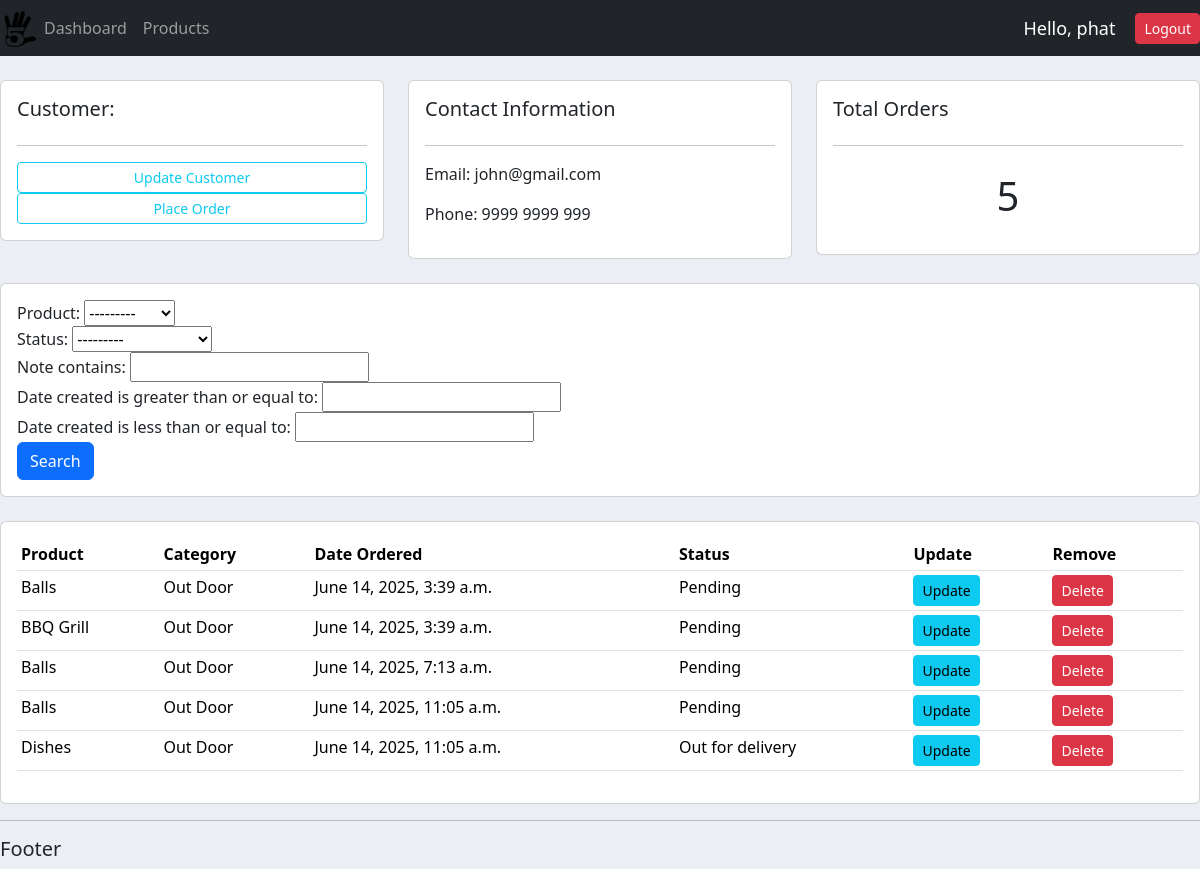
The app's page /customer/1/ (signed in) with its own data.
### accounts/models.py (models this page shows, shortened)
class Customer(models.Model):
    user = models.OneToOneField(User, null=True, blank=True, on_delete=models.CASCADE)
    name = models.CharField(max_length=200, null=True)
    phone = models.CharField(max_length=200, null=True)
    email = models.CharField(max_length=200, null=True)
    profile_pic = models.ImageField(default="profile.jpg", null=True, blank=True)
    date_created = models.DateTimeField(auto_now_add=True, null=True)

class Order(models.Model):
    STATUS = (
        ('Pending', 'Pending'),
        ('Out for delivery', 'Out for delivery'),
        ('Delivered', 'Delivered'),
    )
    customer = models.ForeignKey(Customer, null=True, on_delete= models.SET_NULL)
    product = models.ForeignKey(Product, null=True, on_delete= models.SET_NULL)
    date_created = models.DateTimeField(auto_now_add=True, null=True)
    status = models.CharField(max_length=200, null=True, choices=STATUS)
    note = models.CharField(max_length=1000, null=True)

class Product(models.Model):
    CATEGORY = (
        ('Indoor', 'Indoor'),
        ('Out Door', 'Out Door'),
    )
    name = models.CharField(max_length=200, null=True)
    price = models.FloatField(null=True)
    category = models.CharField(max_length=200, null=True, choices=CATEGORY)
    description = models.CharField(max_length=200, null=True, blank=True)
    date_created = models.DateTimeField(auto_now_add=True, null=True)
    tags = models.ManyToManyField(Tag)
    def __str__(self):
        return self.name

### accounts/decorators.py (the view)
        def wrapper_func(request, *args, **kwargs):
            group = None
            if request.user.groups.exists():
                group = request.user.groups.all()[0].name
            if group in allowed_roles:
                    return view_func(request, *args, **kwargs)
            else:
                return HttpResponse('You are not authorized to view this page')

### accounts/views.py (called while the page is built)
@login_required(login_url='login')
@allowed_user(allowed_roles=['admin'])
def customers(request, pk_test):
    customer = Customer.objects.get(id=pk_test)
    orders = customer.order_set.all()
    order_count = orders.count()
    myFilter = OrderFilter(request.GET, queryset=orders)
    orders = myFilter.qs
    context = {'customer': customer, 'orders': orders, 'order_count': order_count,
    'myFilter': myFilter}
    return render(request, 'accounts/customer.html', context)

### accounts/templates/accounts/customer.html
{% extends 'accounts/main.html'%}
{% block content %}
    <br>
    <div class="row">
        <div class="col-md">
            <div class="card card-body">
                <h5>Customer:</h5>
                <hr>
                <a href="" class="btn btn-outline-info btn-sm btn-block">
                    Update Customer
                </a>
                <a href="{% url 'create_order' customer.id %}" class="btn btn-outline-info btn-sm btn-block">
                    Place Order
                </a>
            </div>
        </div>
        <div class="col-md">
            <div class="card card-body">
                <h5>Contact Information</h5>
                <hr>
                <p>Email: {{customer.email}} </p>
                <p>Phone: {{customer.phone}}</p>
            </div>
        </div>
        <div class="col-md">
            <div class="card card-body">
                <h5>Total Orders</h5>
                <hr>
                <h1 style="text-align: center; padding: 10px">{{order_count}}</h1>
            </div>
        </div>
    </div>
    <br>
    <div class="row">
        <div class="col">
            <div class="card card-body">
                <form method="get">
                    <form action="get">
                        {{myFilter.form}}
                    <button class="btn btn-primary" type="submit">Search</button>
                </form>
            </div>
        </div>
    </div>
    <br>
    <div class="row">
        <div class="col-md">
            <div class="card card-body">
                <table class="table table-sm">
                    <tr>
                        <th>Product</th>
                        <th>Category</th>
                        <th>Date Ordered</th>
                        <th>Status</th>
                        <th>Update</th>
                        <th>Remove</th>
                    </tr>
                    {% for order in orders %}
                    <tr>
                        <td>{{order.product}}</td>
                        <td>{{order.product.category}}</td>
                        <td>{{order.date_created}}</td>
                        <td>{{order.status}}</td>
                        <td><a href="{% url 'update_order' order.id %}" class="btn btn-sm btn-info">Update</a></td>
                        <td><a href="{% url 'delete_order' order.id %}" class="btn btn-sm btn-danger">Delete</a></td>
                    </tr>
                    {% endfor %}
                </table>
            </div>
        </div>
    </div>
{% endblock %}

### accounts/templates/accounts/navbar.html (shortened to what this page needs)
{% load static %}
<nav class="navbar navbar-expand-lg navbar-dark bg-dark">
  <img src="{% static 'images/logo.png' %}" style="width: 3vw; min-width: 3px;" >
  <div class="collapse navbar-collapse" id="navbarSupportedContent">
    <ul class="navbar-nav mr-auto">
      {% if request.user.is_staff%}
      <li class="nav-item active">
        <a href="{% url 'home' %}" class="nav-link">Dashboard</a>
      </li>
      <li class="nav-item">
        <a href="{% url 'products' %}" class="nav-link">Products</a>
      </li>
      {% else %}
      <li class="nav-item">
        <a href="{% url 'account' %}" class="nav-link">Settings</a>
      </li>
      {% endif %}
    </ul>
  </div>
  <span class="hello-msg">Hello, {{request.user}}</span>
  <span><a class="btn btn-sm btn-danger" href="{% url 'logout' %}">Logout</a></span>
</nav>

### static/css/main.css (style rules this page uses)
body { background-color: #ebeff5; }

### accounts/templates/accounts/navbar.html (style rules this page uses)
.hello-msg { font-size: 18px; color: #fff; margin-right: 20px; }

### records on screen
Customer: email "john@gmail.com", phone "9999 9999 999"
Order: product "Balls", product.category "Out Door", date_created "June 14, 2025, 3:39 a.m.", status "Pending"
Order: product "BBQ Grill", product.category "Out Door", date_created "June 14, 2025, 3:39 a.m.", status "Pending"
Order: product "Balls", product.category "Out Door", date_created "June 14, 2025, 7:13 a.m.", status "Pending"
Order: product "Balls", product.category "Out Door", date_created "June 14, 2025, 11:05 a.m.", status "Pending"
Order: product "Dishes", product.category "Out Door", date_created "June 14, 2025, 11:05 a.m.", status "Out for delivery"

### other values on screen
{{ request.user }} "phat"
{{ order_count }} "5"
